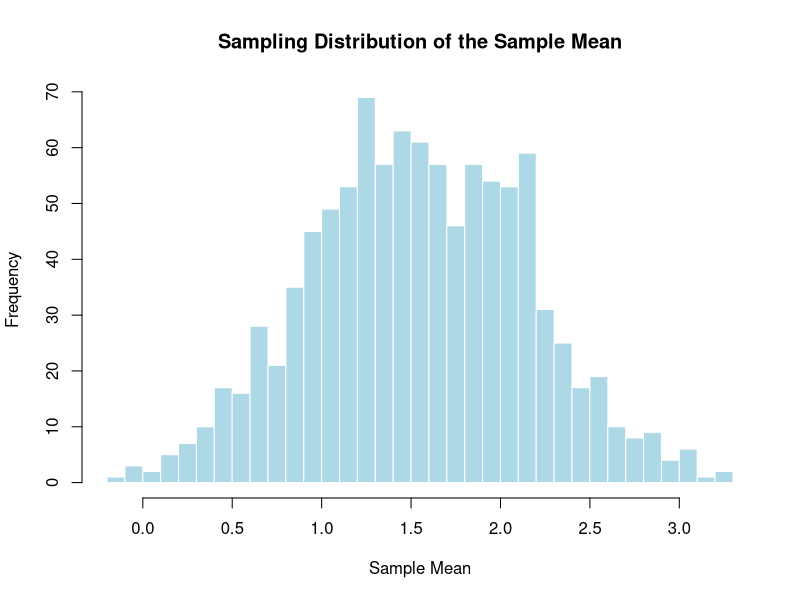
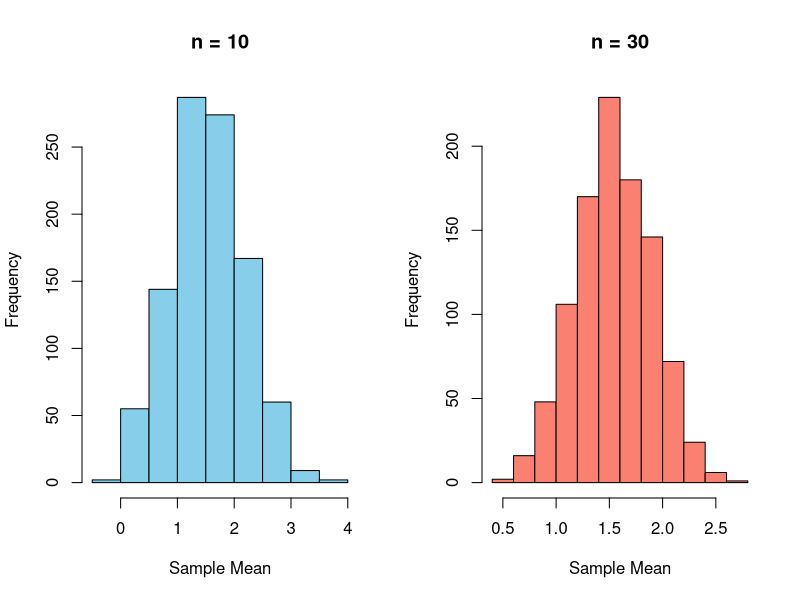
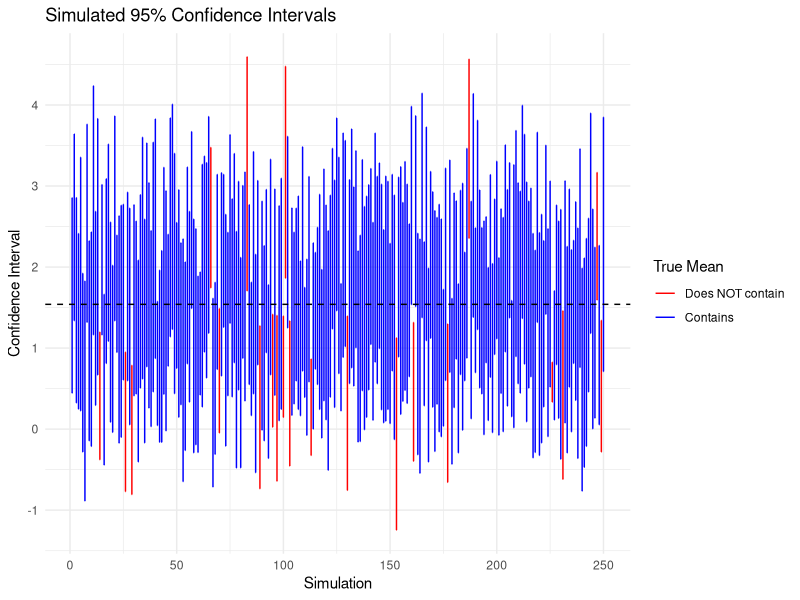
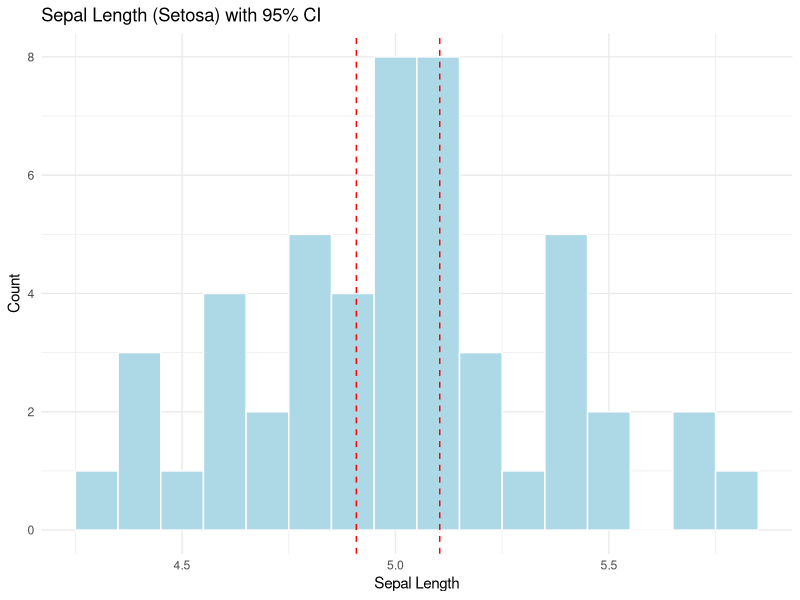
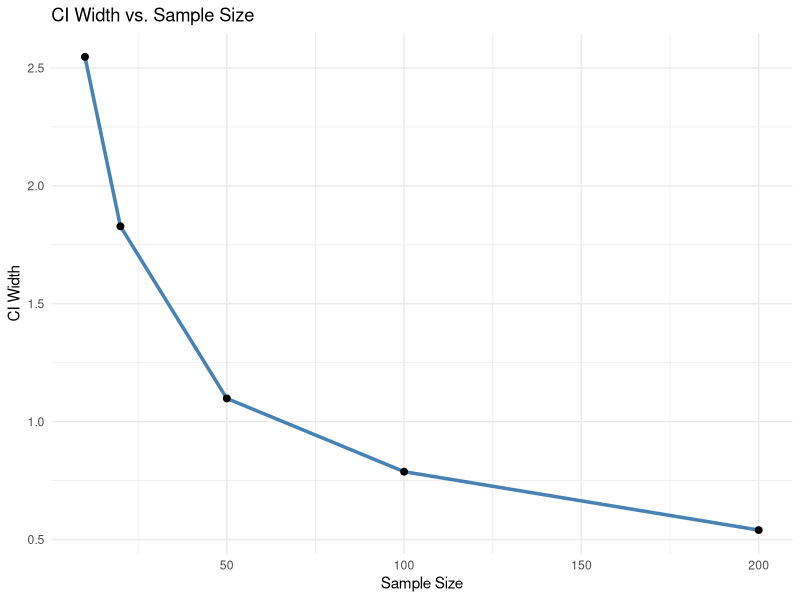
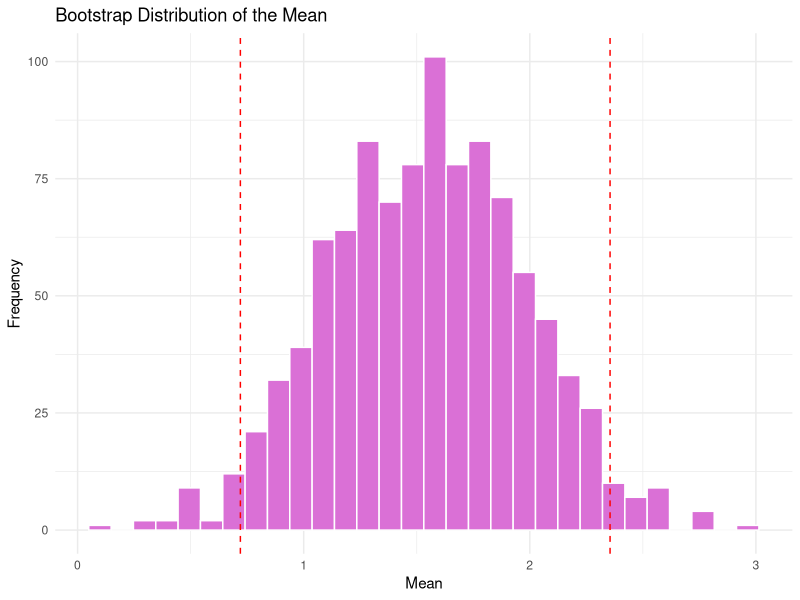

Write R code to recreate these figures, in order.
## ---- chunk 1
knitr::opts_chunk$set(echo = TRUE, warning = FALSE, message = FALSE)
library(ggplot2)
library(dplyr)
library(tibble)
data(sleep)
pop_data <- sleep$extra
## ---- chunk 2
plot_ci_band <- function(ci_df, true_mean) {
  ci_df$sim <- 1:nrow(ci_df)
  ggplot(ci_df, aes(x = sim)) +
    geom_errorbar(aes(ymin = lower, ymax = upper, color = contains_mean), width = 0.25) +
    geom_hline(yintercept = true_mean, color = "black", linetype = "dashed") +
    scale_color_manual(values = c("red", "blue"),
                       labels = c("Does NOT contain", "Contains")) +
    labs(title = "Simulated 95% Confidence Intervals",
         y = "Confidence Interval", x = "Simulation",
         color = "True Mean") +
    theme_minimal()
}
## ---- chunk 3
set.seed(123)
sample_means <- replicate(1000, {
  samp <- sample(pop_data, size = 10, replace = TRUE)
  mean(samp)
})

hist(sample_means, breaks = 30, main = "Sampling Distribution of the Sample Mean", 
    xlab = "Sample Mean", col = "lightblue", border = "white")
## ---- chunk 4
mean(sample_means)
sd(sample_means)  # This is the standard error
## ---- chunk 5
set.seed(456)
sample_means_10 <- replicate(1000, mean(sample(pop_data, size = 10, replace = TRUE)))
sample_means_30 <- replicate(1000, mean(sample(pop_data, size = 30, replace = TRUE)))

par(mfrow = c(1, 2))
hist(sample_means_10, main = "n = 10", xlab = "Sample Mean", col = "skyblue")
hist(sample_means_30, main = "n = 30", xlab = "Sample Mean", col = "salmon")
par(mfrow = c(1, 1))
## ---- chunk 6
set.seed(789)
num_sim <- 250
true_mean <- mean(pop_data)

ci_data <- replicate(num_sim, {
  samp <- sample(pop_data, size = 10, replace = TRUE)
  xbar <- mean(samp)
  se <- sd(samp)/sqrt(10)
  lower <- xbar - 1.96 * se
  upper <- xbar + 1.96 * se
  c(lower, upper)
})

ci_df <- as_tibble(t(ci_data)) %>% rename(lower = V1, upper = V2)
ci_df$contains_mean <- (ci_df$lower <= true_mean) & (ci_df$upper >= true_mean)
mean(ci_df$contains_mean)
## ---- chunk 7
plot_ci_band(ci_df, true_mean)
## ---- chunk 8
biased_data <- c(rep(5, 10), rnorm(20, mean = 0))
mean(biased_data)
t.test(biased_data)$conf.int
## ---- chunk 9
data(iris)
iris_setosa <- filter(iris, Species == "setosa")

mean_setosa <- mean(iris_setosa$Sepal.Length)
se_setosa <- sd(iris_setosa$Sepal.Length) / sqrt(nrow(iris_setosa))
ci_lower <- mean_setosa - 1.96 * se_setosa
ci_upper <- mean_setosa + 1.96 * se_setosa
c(ci_lower, ci_upper)
## ---- chunk 10
ggplot(iris_setosa, aes(x = Sepal.Length)) +
  geom_histogram(fill = "lightblue", binwidth = 0.1, color = "white") +
  geom_vline(xintercept = c(ci_lower, ci_upper), color = "red", linetype = "dashed") +
  labs(title = "Sepal Length (Setosa) with 95% CI", x = "Sepal Length", y = "Count") +
  theme_minimal()

## ---- chunk 11
sizes <- c(10, 20, 50, 100, 200)
ci_widths <- sapply(sizes, function(n) {
  samp <- sample(pop_data, n, replace = TRUE)  # 加上 replace = TRUE
  xbar <- mean(samp)
  se <- sd(samp) / sqrt(n)
  2 * 1.96 * se  # total width
})
data.frame(SampleSize = sizes, CI_Width = ci_widths)

plot_df <- data.frame(SampleSize = sizes, CI_Width = ci_widths)
## ---- chunk 12
ggplot(plot_df, aes(x = SampleSize, y = CI_Width)) +
  geom_line(size = 1.2, color = "steelblue") +
  geom_point(size = 2) +
  labs(title = "CI Width vs. Sample Size", x = "Sample Size", y = "CI Width") +
  theme_minimal()

## ---- chunk 13
set.seed(222)
sample_data <- sample(pop_data, 20)
boot_means <- replicate(1000, mean(sample(sample_data, 20, replace = TRUE)))
quantile(boot_means, c(0.025, 0.975))
## ---- chunk 14
ggplot(data.frame(x = boot_means), aes(x = x)) +
  geom_histogram(bins = 30, fill = "orchid", color = "white") +
  geom_vline(xintercept = quantile(boot_means, c(0.025, 0.975)), linetype = "dashed", color = "red") +
  labs(title = "Bootstrap Distribution of the Mean", x = "Mean", y = "Frequency") +
  theme_minimal()
